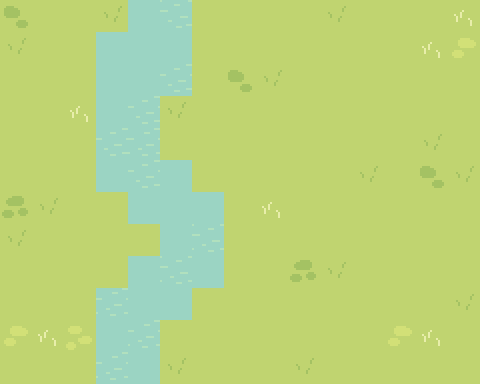

A 2D game scene composited from a Tiled map and its tileset images. What follows is a short description and the map's XML, with every tile layer's data as written:
An orthogonal 15x12 tile map with 32x32 px tiles, 1 tile layer (Tile Layer 1).

<map version="1.10" tiledversion="1.11.2" orientation="orthogonal" renderorder="right-down" width="15" height="12" tilewidth="32" tileheight="32" infinite="0" nextlayerid="2" nextobjectid="1">
 <tileset firstgid="1" source="TilesetBase.tsx" />
 <layer id="1" name="Tile Layer 1" width="15" height="12">
  <data encoding="csv">
4,18,18,1,17,14,18,18,18,18,1,18,18,18,7,
1,18,18,17,17,17,18,18,18,18,18,18,18,7,11,
18,18,18,17,17,13,18,4,1,18,18,18,18,18,18,
18,18,7,17,13,1,18,18,18,18,18,18,18,18,18,
18,18,18,13,16,18,18,18,18,18,18,18,18,1,18,
18,18,18,17,13,17,18,18,18,18,18,1,18,4,1,
5,1,18,18,17,17,17,18,7,18,18,18,18,18,18,
1,18,18,18,18,17,15,18,18,18,18,18,18,18,18,
18,18,18,18,17,15,17,18,18,5,1,18,18,18,18,
18,18,18,16,17,17,18,18,18,18,18,18,18,18,1,
11,7,10,17,16,18,18,18,18,18,18,18,11,7,18,
18,18,18,16,17,1,18,18,18,1,18,18,18,18,18
</data>
 </layer>
</map>
